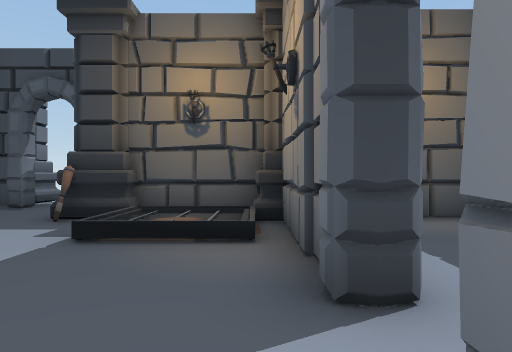
view 1 (above)

12 first-person views from a walk through a 3-D level made in the Unity game engine. The camera is 1.5 m above the floor, looks level and sees 70° across. The floor is counted in squares, 2 m on a side. Each view is taken from the middle of a square. On the plan, view 1 faces up. The plan holds only what a view shows up to about 11 squares ahead; the rest is blank. The player is left out. Door leaves are left out, so doorways stand open.

view 2
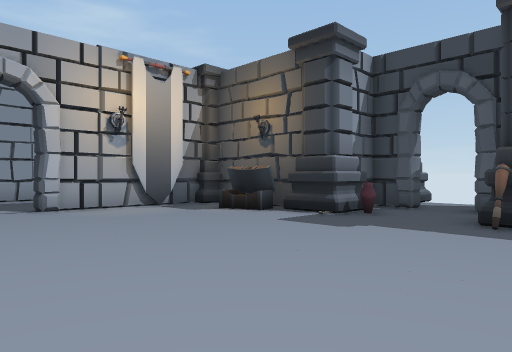

view 3
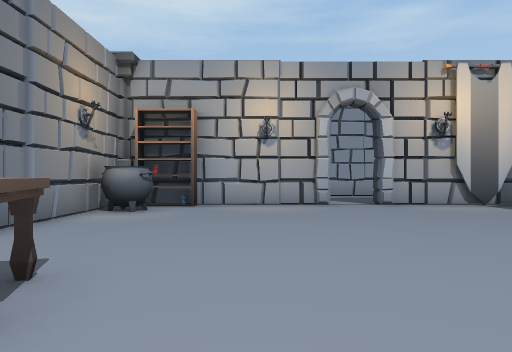

view 4
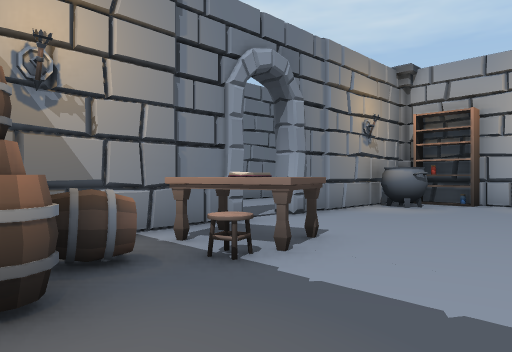

view 5
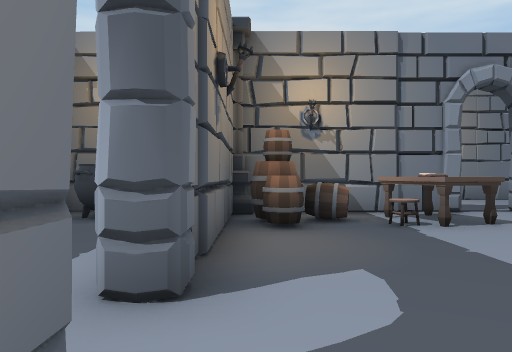

view 6
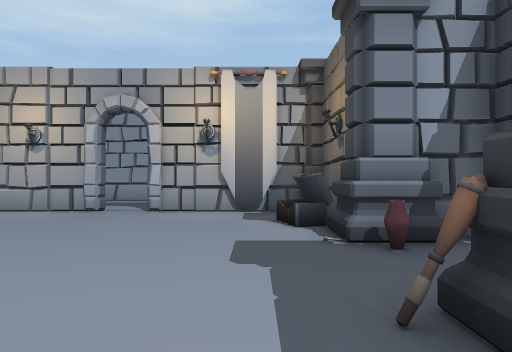

view 7
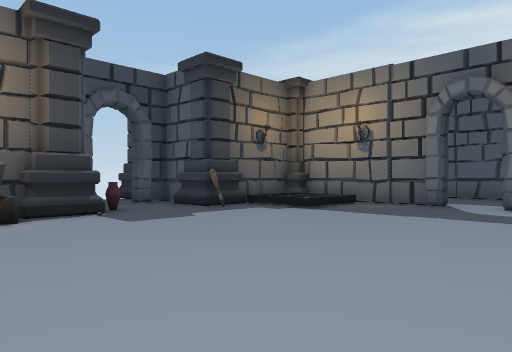

view 8
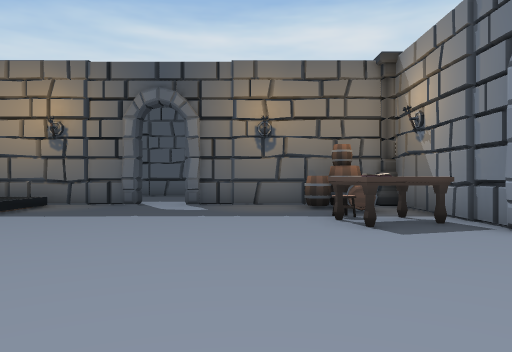

view 9
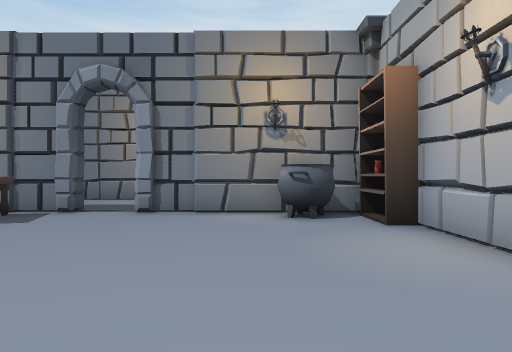

view 10
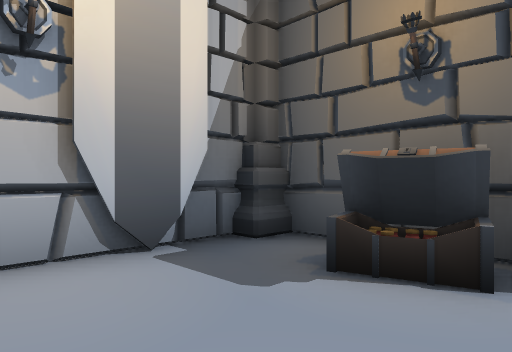

view 11
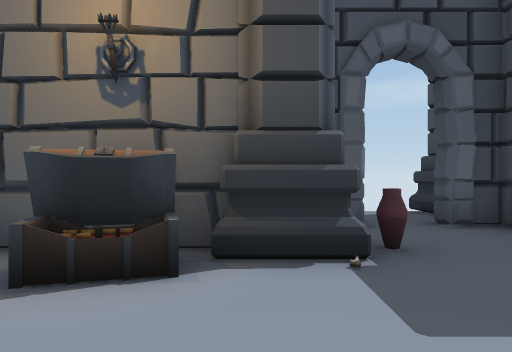

view 12
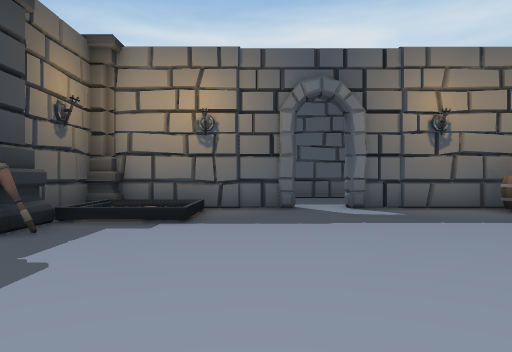

### Floor plan
Key: @ floor where view 1 was taken; # wall or solid block; x gap in a wall; . floor; / step, stairs or slope; D open door; ^ raised ledge; O other object.
Columns run from 12 left of view 1 to 3 right of it. Each row starts with its distance up from view 1.
 11      OO  #
 10       O..#
  9      ##DD#
  8      #...##
  7  ##^^#O..O####
  6  #OOOO...#O O###
  5  ^O.......///#.
  4  #........///#.
  3  #...........#.
  2 .xD..........x.
  1 .x..........Dx.
  0  #..........@#.
 -1  #...........#.
 -2  #O.........O^.
 -3  ^OO.....OOOO^OO
 -4  #OO..DD.OOOOOOO
 -5  O#^###.x#^^#
 -6      ....

Positions as (right, up) in squares from view 1, and headings:
1: (0, 0), facing up
2: (-2, 0), facing up-left
3: (-1, -1), facing left
4: (0, 0), facing down-left
5: (0, 3), facing down
6: (-1, 5), facing left
7: (-9, -1), facing up-right
8: (-9, -1), facing right
9: (-8, 3), facing down
10: (-7, 3), facing up-left
11: (-7, 3), facing up
12: (-8, 3), facing right
